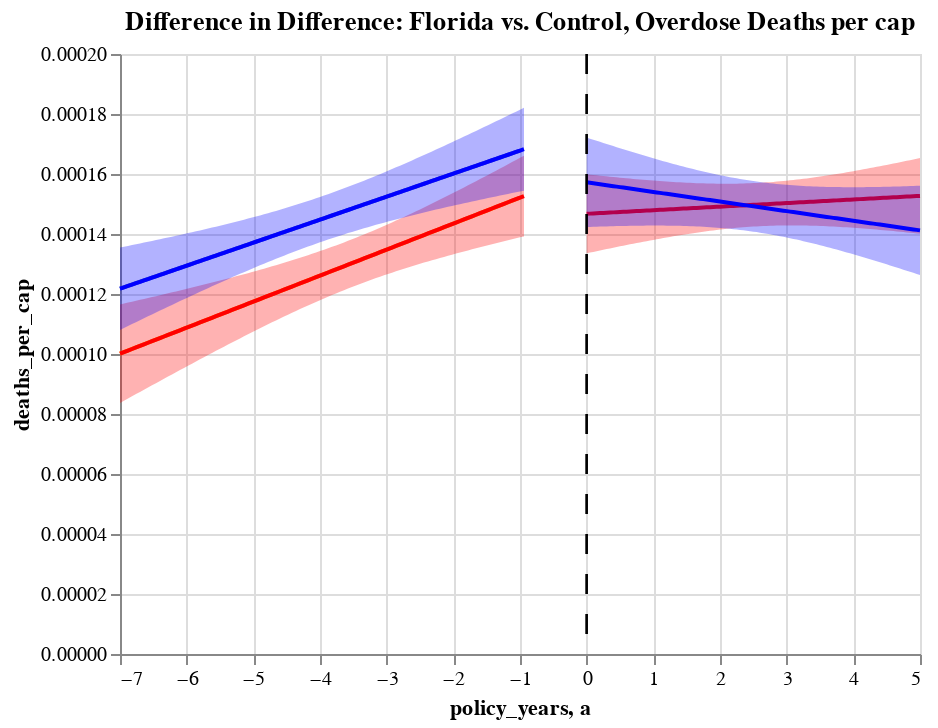

Here is the notebook cell this chart was saved with:
### Code cell
#Difference in difference plot, deaths, FL vs control
diff_fl_death=con_chart_death+fl_chart_death+sep_line
diff_fl_death
